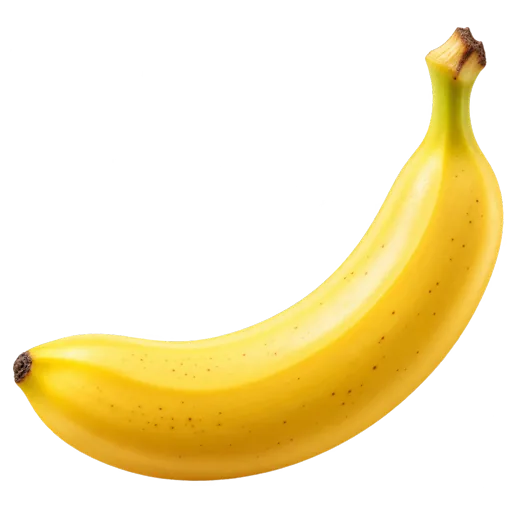
#> input picture assets/images/age56/banana.webp, 512 x 512 px; its folder holds 2 pictures in this run
$ python validate_age56_art.py ../assets/images/age56 out.png
#> lines starting #> are read from the running program, lines starting #| are printed output that depends on the picture; after the words box and inside, x2 and y2 are one past the last pixel; in counts of white or black regions, pixels touching at a corner belong together
import sys, os, json, csv
import numpy as np
from PIL import Image
from scipy import ndimage as ndi

d = sys.argv[1]
out = sys.argv[2]
rows = []
for f in sorted(os.listdir(d)):
    if not f.lower().endswith(('.webp', '.png')):
        continue
    p = os.path.join(d, f)
    im = Image.open(p)
#> im is the input picture: PIL image 512x512 RGBA; mean R, G, B, A 78.4, 64.6, 22.1, 76.9
    fmt = im.format
#> fmt = 'WEBP'
    w, h = im.size
#> w = 512; h = 512
    mode = im.mode
#> mode = 'RGBA'
    r = dict(file=f, format=fmt, size=f'{w}x{h}', mode=mode, kb=round(os.path.getsize(p) / 1024, 1))
    problems = []
    if fmt != 'WEBP':
        problems.append('not WebP')
    if (w, h) != (512, 512):
        problems.append('not 512x512')
    if 'A' not in mode:
        problems.append('no alpha channel')
        r.update(transparent_pct=0, margin='', coverage='', checker='')
        r['problems'] = '; '.join(problems)
        rows.append(r)
        continue
    a = np.asarray(im.convert('RGBA')).astype(np.float32)
    al = a[..., 3]
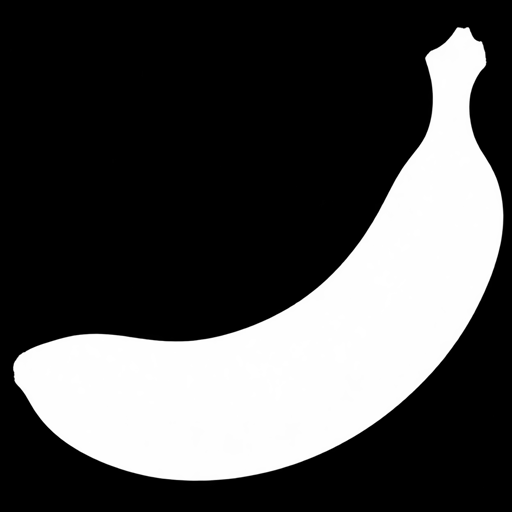
#> al: shape (512, 512) float32; min 0, max 255, mean 76.9
    tr = float((al < 10).mean())
#> tr = 0.694
    r['transparent_pct'] = round(100 * tr, 1)
    if tr < 0.03:
        problems.append('almost no transparency (opaque background?)')
    corners = [al[:12, :12], al[:12, -12:], al[-12:, :12], al[-12:, -12:]]
    if any(c.mean() > 10 for c in corners):
        problems.append('corner not transparent')
    ys, xs = np.where(al > 24)
    if len(xs):
        x0, x1, y0, y1 = xs.min(), xs.max(), ys.min(), ys.max()
#> x0 = 13; x1 = 503; y0 = 27; y1 = 480
        m = dict(l=x0, t=y0, r=w - 1 - x1, b=h - 1 - y1)
#> m = {'l': 13, 't': 27, 'r': 8, 'b': 31}
        r['margin'] = f"L{m['l']} T{m['t']} R{m['r']} B{m['b']}"
        mn = min(m.values())
#> mn = 8
        if mn < 0.04 * w:
            problems.append(f'margin under 4% ({mn}px)')
        cx = (x0 + x1) / 2 / w
#> cx = 0.504
        cy = (y0 + y1) / 2 / h
#> cy = 0.495
        if abs(cx - .5) > .06 or abs(cy - .5) > .08:
            problems.append(f'off-centre ({cx:.2f},{cy:.2f})')
        cov = max((x1 - x0) / w, (y1 - y0) / h)
#> cov = 0.957
        r['coverage'] = f'{cov:.2f}'
        if cov < .45:
            problems.append('subject too small')
    else:
        r['margin'] = ''
        r['coverage'] = '0'
        problems.append('empty')
    # a baked checkerboard shows as opaque, colourless, alternating squares
    rgb = a[..., :3]
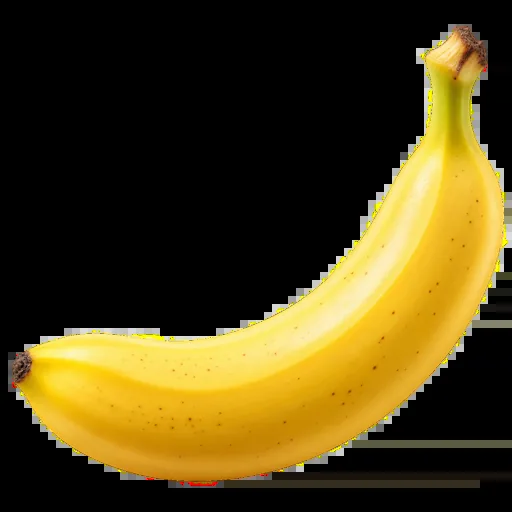
#> rgb: shape (512, 512, 3) float32; mean R, G, B 78.4, 64.6, 22.1
    sat = rgb.max(2) - rgb.min(2)
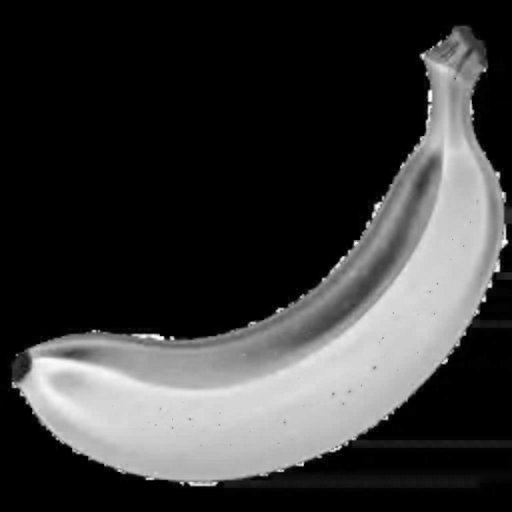
#> sat: shape (512, 512) float32; min 0, max 255, mean 56.5
    opaque_grey = (al > 200) & (sat < 8) & (rgb.mean(2) > 190)
#> opaque_grey: shape (512, 512) bool; every value is 0
    # look for alternating blocks along rows inside the opaque-grey area
    chk = 0.0
    if opaque_grey.sum() > 2000:
        lum = rgb.mean(2)
        dx = np.abs(np.diff(lum, axis=1)) > 18
        dy = np.abs(np.diff(lum, axis=0)) > 18
        both = opaque_grey[:, 1:] & opaque_grey[:-1, :][:, :1].repeat(w - 1, 1) if False else opaque_grey[:, 1:]
        chk = float((dx & both).sum() / max(both.sum(), 1))
    r['checker'] = f'{chk:.3f}'
    if chk > 0.12:
        problems.append('possible baked checkerboard')
    # white/grey fringe on soft edges
    edge = (al > 10) & (al < 245)
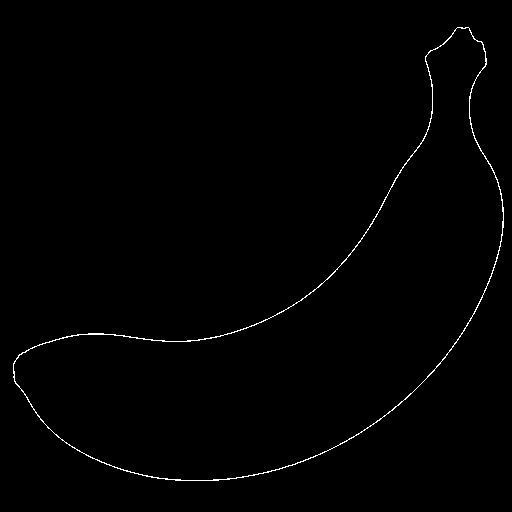
#> edge: shape (512, 512) bool; 0.71% white in thin lines or dots, all inside (x1, y1, x2, y2) = (13, 27, 504, 481)
    if edge.sum() > 200:
        fr = rgb[edge]
#> fr = 1863 rows, first 8: [145, 104, 75], [152, 109, 80], [150, 104, 79], [147, 99, 76], [147, 93, 75], [146, 90, 71], [131, 75, 55], [135, 83, 64]
        light = (fr.min(1) > 225).mean()
#> light = 0
        r['fringe_light_pct'] = round(100 * float(light), 1)
        if light > 0.55:
            problems.append('light halo on edges')
    r['problems'] = '; '.join(problems)
    rows.append(r)
#> pass 2 of the loop `for f in sorted(os.listdir(d)):`:
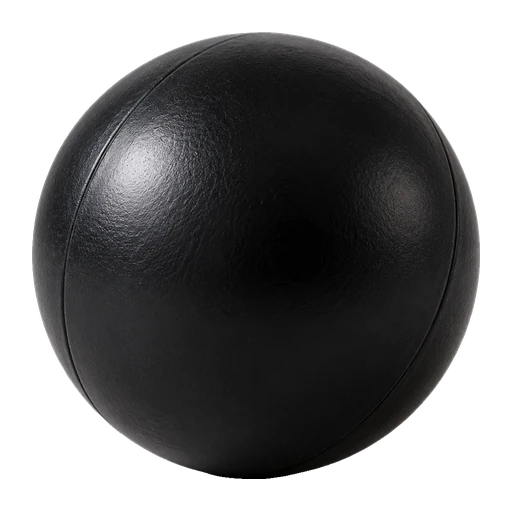
#> input picture assets/images/age56/black.webp, 512 x 512 px
#> im is the input picture: PIL image 512x512 RGBA; mean R, G, B, A 28.9, 28.8, 29.1, 152.5
#> `al = a[..., 3]`:
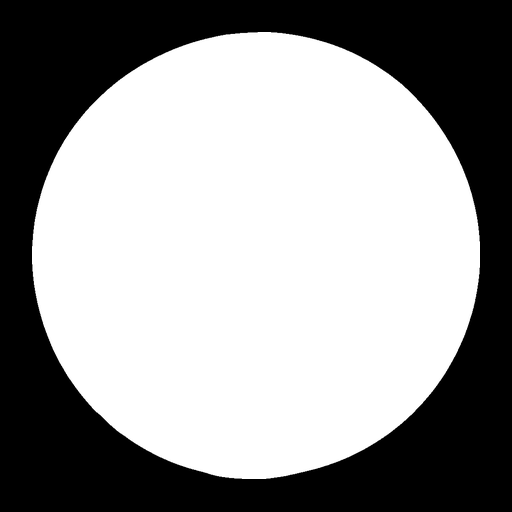
#> al: shape (512, 512) float32; min 0, max 255, mean 152.5
#> tr = 0.399
#> x0 = 32; x1 = 479; y0 = 32; y1 = 478
#> m = {'l': 32, 't': 32, 'r': 32, 'b': 33}
#> mn = 32
#> cx = 0.499
#> cy = 0.498
#> cov = 0.873
#> opaque_grey: shape (512, 512) bool; 0.49% white; 71 white regions (68 under 20 px), largest, box (x1, y1, x2, y2) and area: (114, 141, 160, 187) 1094, (132, 182, 148, 189) 26, (96, 138, 110, 162) 25
#> `edge = (al > 10) & (al < 245)`:
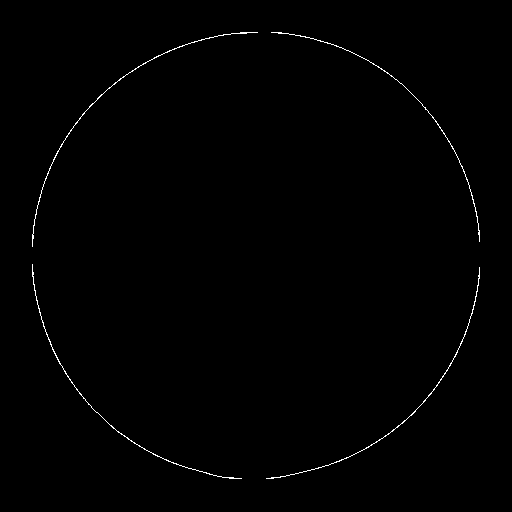
#> edge: shape (512, 512) bool; 0.54% white in thin lines or dots, all inside (x1, y1, x2, y2) = (32, 32, 480, 479)
#> fr = 1405 rows, first 8: [232, 232, 232], [224, 224, 224], [221, 221, 221], [207, 207, 207], [203, 203, 203], [205, 205, 205], [200, 200, 200], [191, 191, 191]
#> light = 0.0249
cols = ['file', 'format', 'size', 'mode', 'kb', 'transparent_pct', 'margin', 'coverage', 'checker', 'fringe_light_pct', 'problems']
with open(out, 'w', newline='', encoding='utf-8') as fh:
    w_ = csv.DictWriter(fh, fieldnames=cols, extrasaction='ignore')
    w_.writeheader()
    w_.writerows(rows)
bad = [r for r in rows if r.get('problems')]
#> bad = 1 item
print('files', len(rows), 'with problems', len(bad))
#| files 2 with problems 1
for r in bad:
    print(r['file'], '|', r['size'], r['mode'], '|', r['problems'])
#> this loop made 1 pass
#| banana.webp | 512x512 RGBA | margin under 4% (8px)
